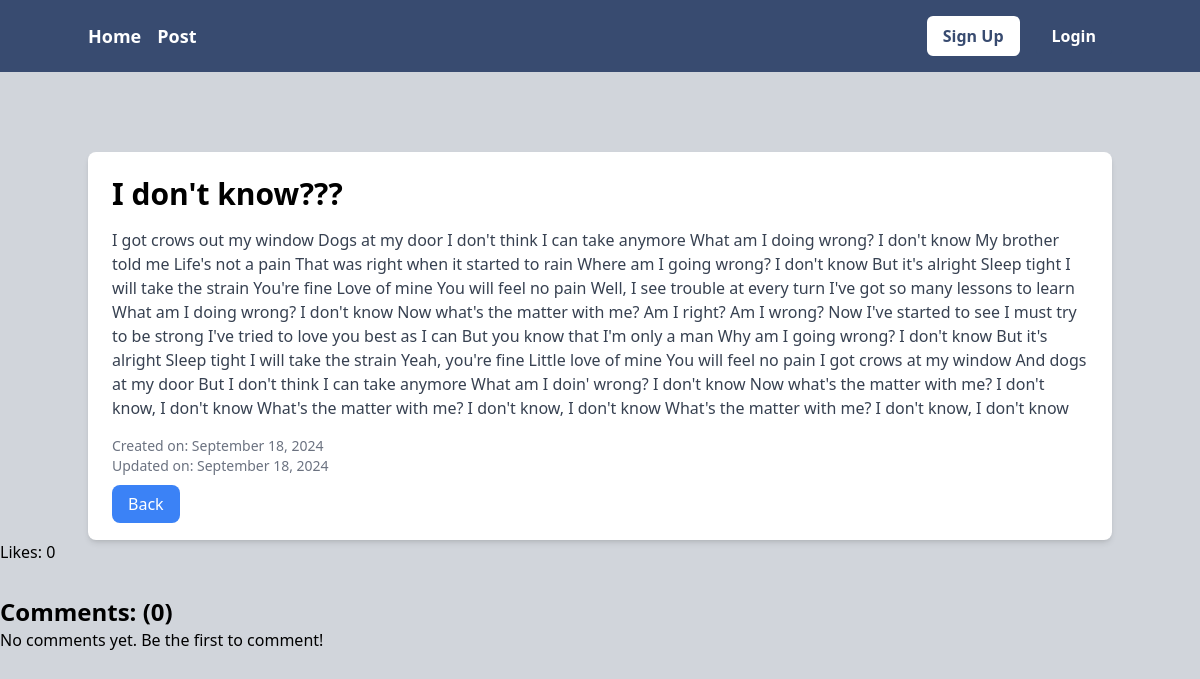
Page /Post/post_detail/1/ on the committed database.
### Post/models.py (models this page shows, shortened)
class Post_Model(models.Model):
    title = models.CharField(max_length=200)
    content = models.TextField()
    Author = models.ForeignKey(User, on_delete=models.CASCADE)
    created_at = models.DateTimeField(auto_now_add=True)
    updated_at = models.DateField(auto_now=True)
    likes = models.ManyToManyField(User, related_name='post_like', blank=True)
    def total_likes(self):
        return self.likes.count()

### Post/views.py (the view)
# urls.py: path('post_detail/<int:pk>/', views.Post_Detail_View.as_view(), name='post_detail'),
class Post_Detail_View(DetailView):
    model = models.Post_Model
    template_name = 'post_details.html'
    context_object_name = 'post'
    def get_context_data(self, **kwargs):
        context = super().get_context_data(**kwargs)
        context['comment_form'] = forms.Comment_Form()
        context['comments'] = models.Comment_Model.objects.filter(post=self.get_object())
        return context
    def post(self, request, *args, **kwargs):
        post = self.get_object()
        form = forms.Comment_Form(request.POST)
        if form.is_valid():
            comment = form.save(commit=False)
            comment.post = post
            comment.author = request.user
            comment.save()
            return redirect('post_detail', pk=post.pk)
        context = self.get_context_data(**kwargs)
        context['comment_form'] = form
        return self.render_to_response(context)

### Post/templates/post_details.html (shortened to what this page needs)
{% extends 'base.html' %}
{% load crispy_forms_tags %}
{% load tailwind_filters %}
{% block content %}
<div class="bg-gray-300 py-10"></div>
    <div class="container mx-auto">
        <div class="bg-white p-6 rounded-lg shadow-md">
            <h2 class="text-3xl font-bold mb-4">{{ post.title }}</h2>
            <p class="text-gray-700 mb-4">{{ post.content }}</p>
            <p class="text-gray-500 text-sm">Created on: {{ post.created_at|date:"F j, Y" }}</p>
            <p class="text-gray-500 text-sm">Updated on: {{ post.updated_at|date:"F j, Y" }}</p>
            <div class="mt-4">
                <a href="{% url 'post_list' %}" class="bg-blue-500 text-white px-4 py-2 rounded-lg">Back</a>
            </div>
        </div>
    </div>
<p>Likes: {{ post.total_likes }}</p>
<h4 class="text-2xl font-semibold mt-8">Comments: ({{comments | length}})</h4>
{% if comments %}
    <ul class="space-y-4 mt-4">
        {% for comment in comments %}
            <li class="bg-gray-100 p-4 rounded-lg">
                <p class="text-gray-700">{{ comment.content }}</p>
                <p class="text-gray-500 text-sm">By {{ comment.author }} on {{ comment.created_at|date:"F j, Y" }}</p>
            </li>
        {% endfor %}
    </ul>
{% else %}
    <p>No comments yet. Be the first to comment!</p>
{% endif %}
{% endblock %}

### rows in the picture
Post_Model: title "I don't know???", content "I got crows out my window Dogs at my door I don't think I can take anymore What am I doing wrong? I don't know My brother told me Life's not a pain That was right when it started to rain Where am I going wrong? I don't know But it's alright Sleep tight I will take the strain You're fine Love of mine You will feel no pain Well, I see trouble at every turn I've got so many lessons to learn What am I doing wrong? I don't know Now what's the matter with me? Am I right? Am I wrong? Now I've started to see I must try to be strong I've tried to love you best as I can But you know that I'm only a man Why am I going wrong? I don't know But it's alright Sleep tight I will take the strain Yeah, you're…", created_at "September 18, 2024", updated_at "September 18, 2024", total_likes "0"

### other values in the picture
{{ comments | length }} "0"
